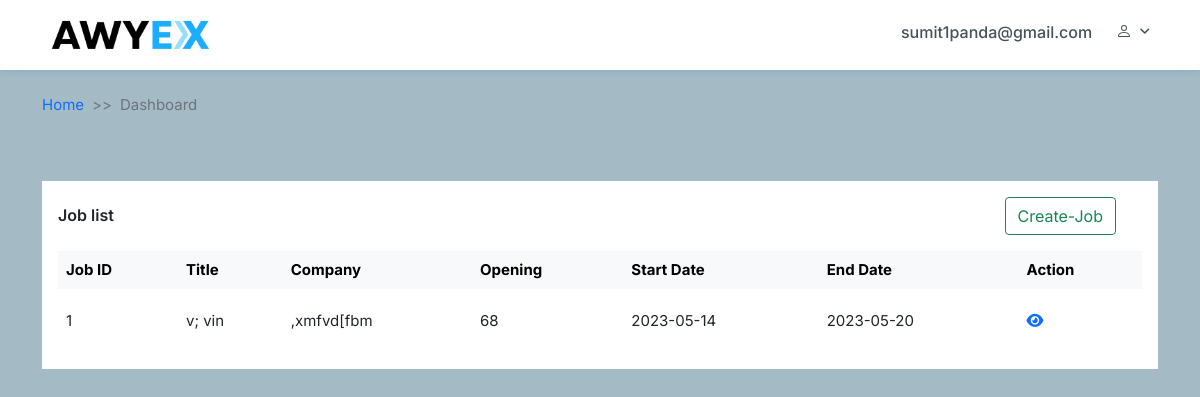
/admin_dash (signed in), run on the app's committed database.
### common/models.py (models this page shows, shortened)
class User(AbstractBaseUser, PermissionsMixin):
	username = models.CharField(max_length=100, unique=True, null=True,blank=True)
	password = models.TextField(null=True,blank=True)
	email = models.EmailField(null=True,blank=True)
	first_name = models.CharField(max_length=100, null=True)
	last_name = models.CharField(max_length=100, null=True)
	is_staff = models.BooleanField(default=False)
	created_on = models.DateField(auto_now_add=True)
	is_active = models.BooleanField(default=True)
	otp = models.CharField(max_length=255, null=True, blank=True)
	contact_number = models.CharField(max_length=10, null=True)
	USERNAME_FIELD = "username"
	REQUIRED_FIELDS = ["email","password"]
	objects = MyAccountManager()

class Jobs(models.Model):
	title = models.CharField(max_length=255, null=True, blank=True)
	package= models.CharField(max_length=255, null=True, blank=True)
	company = models.CharField(max_length=255, null=True, blank=True)
	openings = models.CharField(max_length=255, null=True, blank=True)
	profile = models.CharField(max_length=255, null=True, blank=True)
	start_date = models.CharField(max_length=255, null=True, blank=True)
	end_date = models.CharField(max_length=255, null=True, blank=True)
	minimum_cgpa = models.CharField(max_length=255, null=True, blank=True)

### common/views.py (the view)
# urls.py: path('admin_dash',AdminDashboard.as_view(), name="admin_dash"),
class AdminDashboard(View):
    template= 'admin/admin_dashboard.html'
    form = JobsForm
    model= Jobs
    def get(self, request):
        job_list= Jobs.objects.all().order_by('id')
        context= {
            'job_list':job_list,
            'form':self.form
        }
        return render(request, self.template, context)

### templates/admin/admin_dashboard.html (shortened to what this page needs)
{% extends "starter.html" %}
{% load static %}
{% load joblist %}
{% block content %}
  <section class="table-list">
    <div class="container">
      <div class="row">
        <div class="col-12">
          <div class="card">
            <div class="card-body">
              <div class="card-widght">
                <div class="d-flex align-items-center">
                  <h4 class="header-title mb-0">Job list</h4>
                 </div>
                 <div class="search">
                  <a>
                    <button type="button" class="btn btn-outline-success" data-bs-toggle="modal" data-bs-target="#create_job">Create-Job</button>
                  </a>
                </div>
              </div>
              <div id="cardCollpase4" class="collapse show">
                <div class="table-responsive pt-3">
                  <table class="table table-centered table-nowrap table-borderless mb-0 table-hover">
                    <thead class="table-light">
                      <tr>
                        <th>Job ID</th>
                        <th>Title</th>
                        <th>Company</th>
                        <th>Opening</th>
                        <th>Start Date</th>
                        <th>End Date</th>
                        <th>Action</th>
                      </tr>
                    </thead>
                    <tbody>
                    {% for job in job_list %}
                      <tr>
                        <td>{{job.id}}</td>
                        <td>{{job.title}}</td>
                        <td>{{job.company}}</td>
                        <td>{{job.openings}}</td>
                         <td>{{job.start_date}}</td>
                         <td>{{job.end_date}}</td>
                        <td>
                          <a target="_blank" href="{% url 'common:applied_student_list' %}?job_id={{job.id}}"><i class="fa-solid fa-eye"></i></a>
                        </td>
                      </tr>
                    {% endfor %}
                    </tbody>
                  </table>
                </div>
              </div>
            </div>
          </div>
        </div>
      </div>
    </div>
  </section>
{% endblock content %}

### templates/starter.html (shortened to what this page needs)
{% load static %}
<!doctype html>
<html lang="en">
<head>
  <link href="https://cdn.jsdelivr.net/npm/bootstrap@5.0.2/dist/css/bootstrap.min.css" rel="stylesheet"
>
  <link rel="stylesheet" href="{% static 'common/css/main.css'%}">
  <link rel="stylesheet" href="{% static 'common/css/style.css'%}">
  <link rel="stylesheet" href="https://cdnjs.cloudflare.com/ajax/libs/font-awesome/6.2.1/css/all.min.css"
 />
  <link rel="stylesheet" href="https://cdnjs.cloudflare.com/ajax/libs/slick-carousel/1.8.1/slick.css"
 />
  <link rel="stylesheet" href="https://cdn.jsdelivr.net/npm/bootstrap-icons@1.3.0/font/bootstrap-icons.css">
  <link rel="stylesheet" href="https://cdnjs.cloudflare.com/ajax/libs/slick-carousel/1.8.1/slick-theme.min.css"
 />
</head>
<body style="background-repeat: no-repeat;background-image: url('https://wallpaper-mania.com/wp-content/uploads/2018/09/High_resolution_wallpaper_background_ID_77700014742-optimized.jpg');">
  <nav class="navbar navbar-expand-lg fixed-top">
    <div class="container">
      <a class="navbar-brand" href="#"><img src="images/logo.png" alt=""></a>
      <div class="collapse navbar-collapse" id="main_nav">
        <ul class="navbar-nav mb-2 mb-lg-0 ms-auto">
          <li class="nav-item">
              <a href="">{{request.user.email}}</a>
          </li>
          <li class="nav-item dropdown profile">
              <a class="nav-link dropdown-toggle" href="#" data-bs-toggle="dropdown"> </a>
          </li>
      </ul>
      </div>
    </div>
  </nav>
  <section class="about-us">
    <div class="container">
      <div class="breadcrumb_container">
        <nav style="--bs-breadcrumb-divider: '>>';" aria-label="breadcrumb">
          <ol class="breadcrumb">
            <li class="breadcrumb-item"><a href="">Home</a></li>
            <li class="breadcrumb-item active" aria-current="page">Dashboard</li>
          </ol>
        </nav>
      </div>
    </div>
  </section>
  {% block content %}
    {% endblock content %}
</body>
</html>

### common/static/common/css/style.css (style rules this page uses)
body { margin: 0; padding: 0; -webkit-box-sizing: border-box; box-sizing: border-box; font-family: 'Inter', sans-serif; font-size: 15px; background-color: #a4bac5; }
h4 { font-size: 16px; }
a { color: #0d6efd; text-decoration: none; }
.navbar { background-color: #ffffff; -webkit-box-shadow: 0px 2px 6px #0078D724; box-shadow: 0px 2px 6px #0078D724; padding: 0; }
.navbar .navbar-brand img { width: 178px; }
.navbar .navbar-nav li a { font-size: 16px; color: #43535A; font-weight: 500; padding-right: 16px; padding-top: 4px; }
.navbar .navbar-nav .dropdown .dropdown-toggle::after { font: var(--fa-font-solid); content: "\f107"; font-size: 12px; position: relative; top: 3px; border: none; }
.navbar .navbar-nav .profile { margin-top: -6px; }
.table-list { margin-bottom: 4rem; }
.table-list .card { border: none; border-radius: 0; margin-top: 3rem; }
.table-list .card .card-body .card-widght { display: -webkit-box; display: -ms-flexbox; display: flex; -webkit-box-align: center; -ms-flex-align: center; align-items: center; -webkit-box-pack: justify; -ms-flex-pack: justify; justify-content: space-between; }
.table-list .card .card-body .card-widght h4 { font-size: 16px; font-weight: 600; }
.table-list .card .card-body .card-widght .search { display: -webkit-box; display: -ms-flexbox; display: flex; -webkit-box-align: center; -ms-flex-align: center; align-items: center; }
.table-list .card .card-body .card-widght .search a { margin-right: 26px; }
.table-list .card .card-body .table-responsive .table tbody tr { line-height: 48px; }

### data on the page
User: user.email "sumit1panda@gmail.com"
Jobs: id "1", title "v; vin", company ",xmfvd[fbm", openings "68", start_date "2023-05-14", end_date "2023-05-20"
